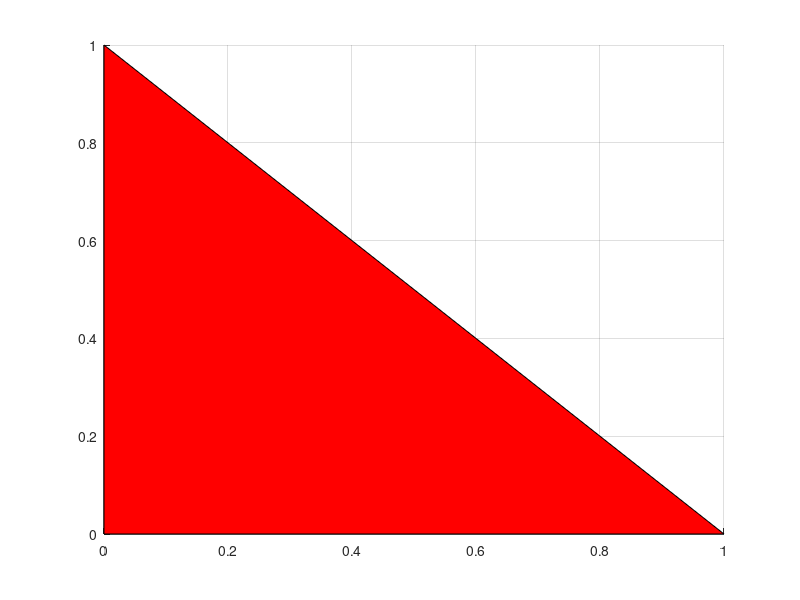

Here is the MATLAB script that generated this plot:
% baonguyen2409@gmail.com
% lenh fill to mau 1 da giac kin duoc gioi han boi cac diem
% Cu phap: fill([ma tran diem X],[ma tran diem Y],'Color')
clear; clc; clf; grid on; hold on;
% VD: To mau tam giac ABC voi A(0,0), B(0,1), C(1,0)
% De to mau tam giac nay ta di theo thu tu diem A -> B -> C, 3 diem nay tao
% thanh 1 da giac kin.
% khi do x se di t? 0 -> 0 -> 1, y di tu 0 -> 1 -> 0
fill([0 0 1],[0 1 0],'r');
